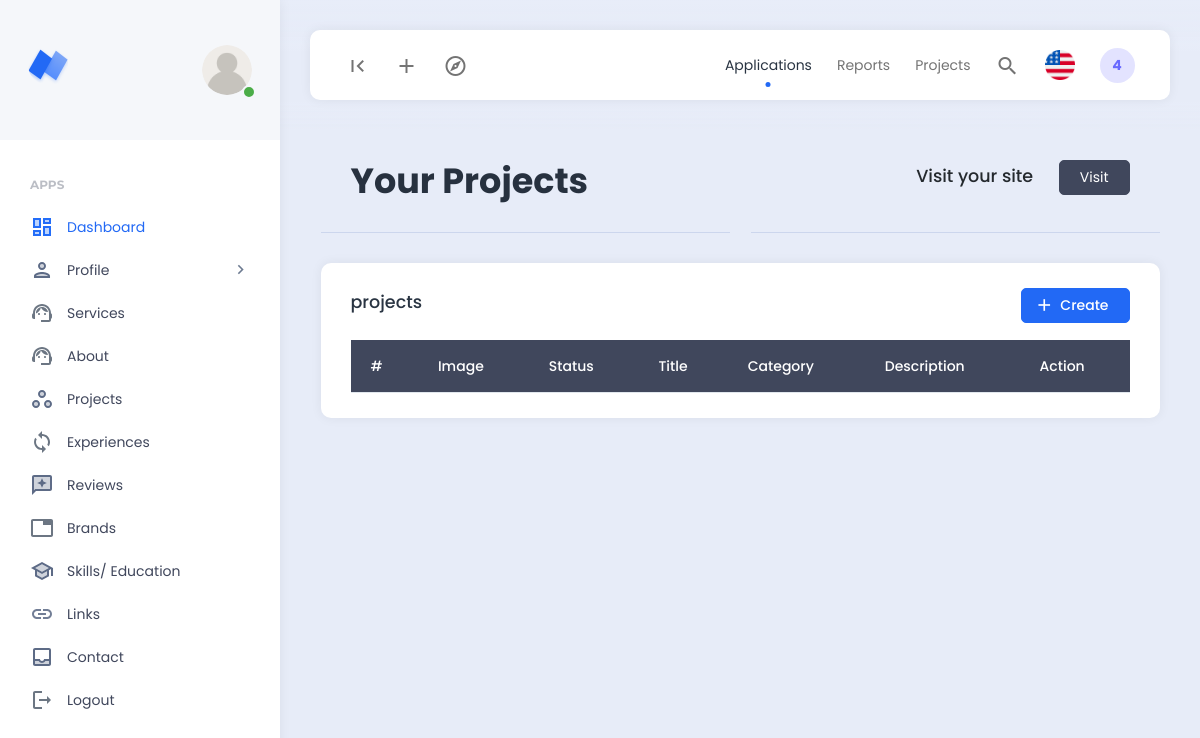
Before: /frontend/dashboard/projects/projects.php with the older database file.
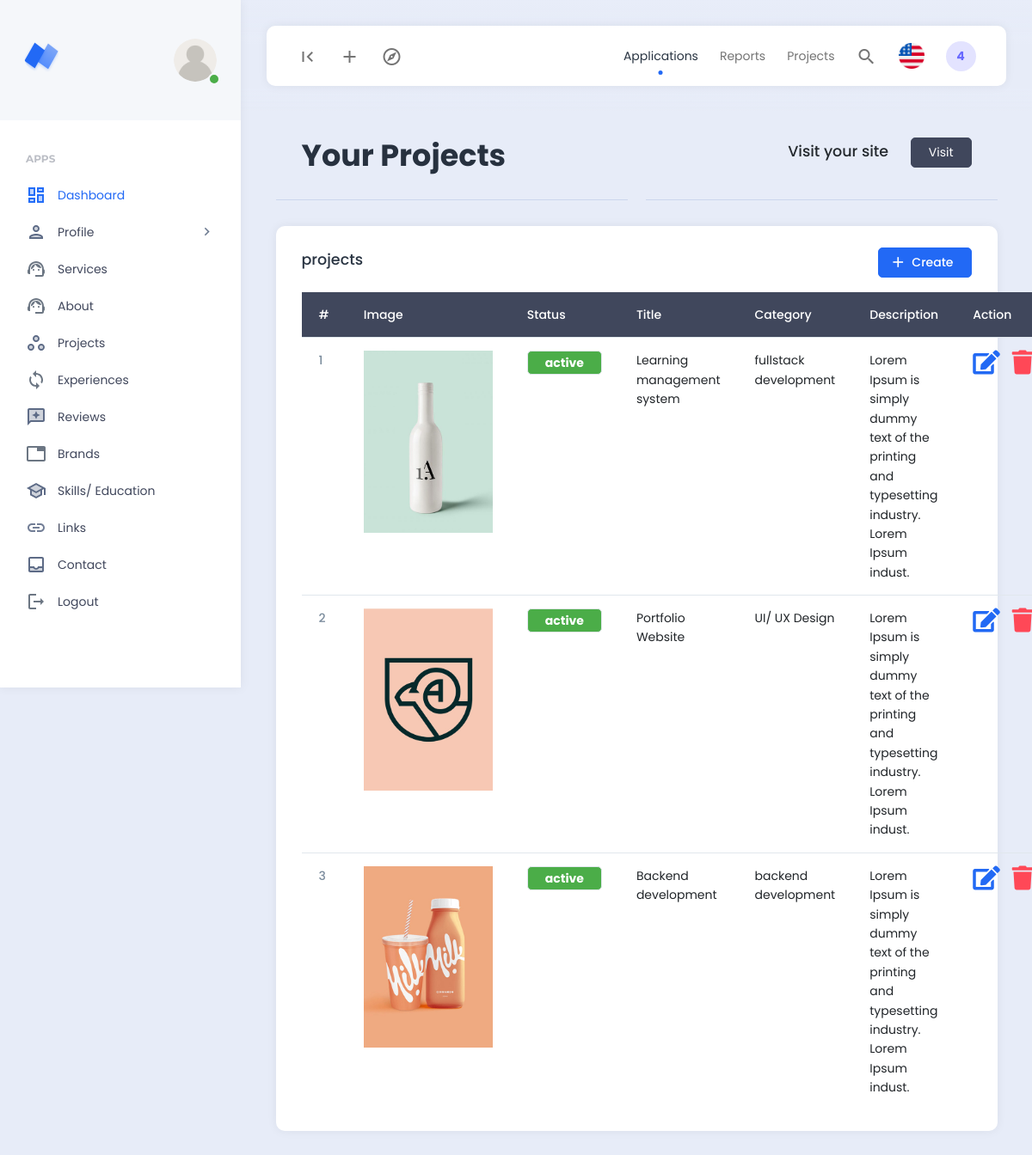
After: the same page with the newer database file.
### tables this page shows
CREATE TABLE `projects` (
  `id` int NOT NULL,
  `title` varchar(200) NOT NULL,
  `category` varchar(200) NOT NULL,
  `description` longtext NOT NULL,
  `image` varchar(200) NOT NULL,
  `status` varchar(200) NOT NULL DEFAULT 'deactive'
);

### frontend/dashboard/projects/projects.php (the view, shortened to what this page needs)
<?php
include "../master/header.php";
$query = "SELECT * FROM projects";
$projects = mysqli_query($db_connect, $query);
?>
<div class="row">
    <div class="col">
        <div class="page-description">
            <h1>Your Projects</h1>
        </div>
    </div>
    <div class="col">
        <div class="page-description">
            <h5 class="text-end">Visit your site<a href="../../../index.php" target="_blank"
                    class="ms-4 text-decoration-none">
                    <button class="btn btn-dark">Visit</button></a></h5>
        </div>
    </div>
</div>
<div class="row">
    <div class="col-12">
        <div class="card">
            <div class="card-header d-flex justify-content-between align-items-center">
                <h5>projects</h5>
                <a href="create.php" name="passubtn" class="btn btn-primary"><i class="material-icons">add</i>Create</a>
            </div>
            <div class="card-body">
                <div class="example-content">
                    <table class="table m-0">
                        <thead class="table-dark">
                            <tr>
                                <th scope="col">#</th>
                                <th scope="col">Image</th>
                                <th scope="col">Status</th>
                                <th scope="col">Title</th>
                                <th scope="col">Category</th>
                                <th scope="col">Description</th>
                                <th scope="col">Action</th>
                            </tr>
                        </thead>
                        <tbody>
                            <?php
                            $num = 1;
                            foreach ($projects as $project): ?>
                                <tr>
                                    <th scope="row">
                                        <?= $num++ ?>
                                    </th>
                                    <td>
                                        <img src="../../public/uploads/projects/<?= $project['image'] ?>" alt=""
                                            style="width: 150px; height:100%; object-fit:contain;">
                                    </td>
                                    <td>
                                        <a href="store.php?statusid=<?= $project['id'] ?>"
                                            class="btn <?= ($project['status'] == 'active') ? 'badge bg-success' : 'badge bg-danger' ?>">
                                            <?= $project['status'] ?>
                                        </a>
                                    </td>
                                    <td>
                                        <?= $project['title'] ?>
                                    </td>
                                    <td>
                                        <?= $project['category'] ?>
                                    </td>
                                    <td>
                                        <?= $project['description'] ?>
                                    </td>
                                    <td>
                                        <div class="d-flex justify-content-around">
                                            <a href="edit.php?editid=<?= $project['id'] ?>" class="text-primary">
                                                <i class="fa-2x fas fa-edit"></i>
                                            </a>
                                            <a href="store.php?deleteid=<?= $project['id'] ?>" class="text-danger ms-3">
                                                <i class="fa-2x fas fa-trash"></i>
                                            </a>
                                        </div>
                                    </td>
                                </tr>
                            <?php endforeach; ?>
                        </tbody>
                    </table>
                </div>
            </div>
        </div>
    </div>
</div>
<?php
include "../master/footer.php";
?>

### frontend/dashboard/master/header.php (shortened to what this page needs)
<?php
$assets = '../assets/';
?>
<!DOCTYPE html>
<html lang="en">
<head>
    <link href="<?= $assets ?>plugins/bootstrap/css/bootstrap.min.css" rel="stylesheet">
    <link href="<?= $assets ?>plugins/perfectscroll/perfect-scrollbar.css" rel="stylesheet">
    <link href="<?= $assets ?>plugins/pace/pace.css" rel="stylesheet">
    <link rel="stylesheet" href="https://cdnjs.cloudflare.com/ajax/libs/font-awesome/5.9.0/css/all.min.css" />
    <link href="<?= $assets ?>css/main.min.css" rel="stylesheet">
    <link href="<?= $assets ?>css/custom.css" rel="stylesheet">
</head>
<body>
    <div class="app align-content-stretch d-flex flex-wrap">
        <?php include '../master/sidebar.php'; ?>
        <div class="app-container">
            <div class="app-header ">
                <nav class="navbar navbar-light navbar-expand-lg">
                    <div class="container-fluid">
                        <div class="navbar-nav" id="navbarNav">
                            <ul class="navbar-nav">
                                <li class="nav-item">
                                    <a class="nav-link hide-sidebar-toggle-button" href="#"><i
                                            class="material-icons">first_page</i></a>
                                </li>
                                <li class="nav-item dropdown hidden-on-mobile">
                                    <a class="nav-link dropdown-toggle" href="#" id="addDropdownLink" role="button"
                                        data-bs-toggle="dropdown" aria-expanded="false">
                                        <i class="material-icons">add</i>
                                    </a>
                                </li>
                                <li class="nav-item dropdown hidden-on-mobile">
                                    <a class="nav-link dropdown-toggle" href="#" id="exploreDropdownLink" role="button"
                                        data-bs-toggle="dropdown" aria-expanded="false">
                                        <i class="material-icons-outlined">explore</i>
                                    </a>
                                </li>
                            </ul>
                        </div>
                        <div class="d-flex">
                            <ul class="navbar-nav">
                                <li class="nav-item hidden-on-mobile">
                                    <a class="nav-link active" href="#">Applications</a>
                                </li>
                                <li class="nav-item hidden-on-mobile">
                                    <a class="nav-link" href="#">Reports</a>
                                </li>
                                <li class="nav-item hidden-on-mobile">
                                    <a class="nav-link" href="#">Projects</a>
                                </li>
                                <li class="nav-item">
                                    <a class="nav-link toggle-search" href="#"><i class="material-icons">search</i></a>
                                </li>
                                <li class="nav-item hidden-on-mobile">
                                    <a class="nav-link language-dropdown-toggle" href="#" id="languageDropDown"
                                        data-bs-toggle="dropdown"><img src="<?= $assets ?>images/flags/us.png"
                                            alt=""></a>
                                </li>
                                <li class="nav-item hidden-on-mobile">
                                    <a class="nav-link nav-notifications-toggle" id="notificationsDropDown" href="#"
                                        data-bs-toggle="dropdown">4</a>
                                </li>
                            </ul>
                        </div>
                    </div>
                </nav>
            </div>
            <div class="app-content">
                <div class="content-wrapper">
                    <div class="container">

### frontend/dashboard/master/sidebar.php (shortened to what this page needs)
<?php
include '../../../backend/config/db.php';
$id = $_SESSION['author_id'];
$query = "SELECT * FROM admins WHERE id='$id'";
$admins = mysqli_query($db_connect, $query);
$admin = mysqli_fetch_assoc($admins);
?>
<div class="app-sidebar">
    <div class="logo">
        <a href="index.html" class="logo-icon"><span class="logo-text">Neptune</span></a>
        <div class="sidebar-user-switcher user-activity-online">
            <a href="../profile/">
                <img src="../../public/uploads/profile/<?= (!$admin['avatar']) ? 'default.png' : $admin['avatar'] ?>"
                    style="border-radius:50%; width: 50px; height: 50px; object-fit: cover;">
                <span class="activity-indicator"></span>
            </a>
        </div>
    </div>
    <div class="app-menu">
        <ul class="accordion-menu">
            <li class="sidebar-title">
                Apps
            </li>
            <li class="active-page">
                <a href="../home/home.php" class="active"><i class="material-icons-two-tone">dashboard</i>Dashboard</a>
            </li>
            <li class="">
                <a href="../profile/index.php" class="active"><i class="material-icons-two-tone">person</i>Profile<i
                        class="material-icons has-sub-menu">keyboard_arrow_right</i></a>
            </li>
            <li>
                <a href="../services/services.php"><i class="material-icons-two-tone">support_agent</i>Services</a>
            </li>
            <li>
                <a href="../about/about.php"><i class="material-icons-two-tone">support_agent</i>About</a>
            </li>
            <li>
                <a href="../projects/projects.php"><i class="material-icons-two-tone">workspaces</i>Projects</a>
            </li>
            <li>
                <a href="../experiences/experiences.php"><i class="material-icons-two-tone">sync</i>Experiences</a>
            </li>
            <li>
                <a href="../testimonial/testimonial.php"><i class="material-icons-two-tone">reviews</i>Reviews</a>
            </li>
            <li>
                <a href="../brands/brands.php"><i class="material-icons-two-tone">tab</i>Brands</a>
            </li>
            <li>
                <a href="../skills/skills.php"><i class="material-icons-two-tone">school</i>Skills/ Education</a>
            </li>
            <li>
                <a href="../links/links.php"><i class="material-icons-two-tone">link</i>Links</a>
            </li>
            <li>
                <a href="../contact/contact.php"><i class="material-icons-two-tone">inbox</i>Contact</a>
            </li>
            <li>
                <a href="../authentication/logout.php"><i class="material-icons-two-tone">logout</i>Logout</a>
            </li>
        </ul>
    </div>
</div>

### frontend/dashboard/master/footer.php (shortened to what this page needs)
</div>
</div>
</div>
</div>
</div>
</body>
</html>

Changed rows visible on the page:
added projects: image (picture), status "active", title "Learning management system", category "fullstack development", description "Lorem Ipsum is simply dummy text of the printing and typesetting industry. Lorem Ipsum indust."
added projects: image (picture), status "active", title "Portfolio Website", category "UI/ UX Design", description "Lorem Ipsum is simply dummy text of the printing and typesetting industry. Lorem Ipsum indust."
added projects: image (picture), status "active", title "Backend development", category "backend development", description "Lorem Ipsum is simply dummy text of the printing and typesetting industry. Lorem Ipsum indust."
